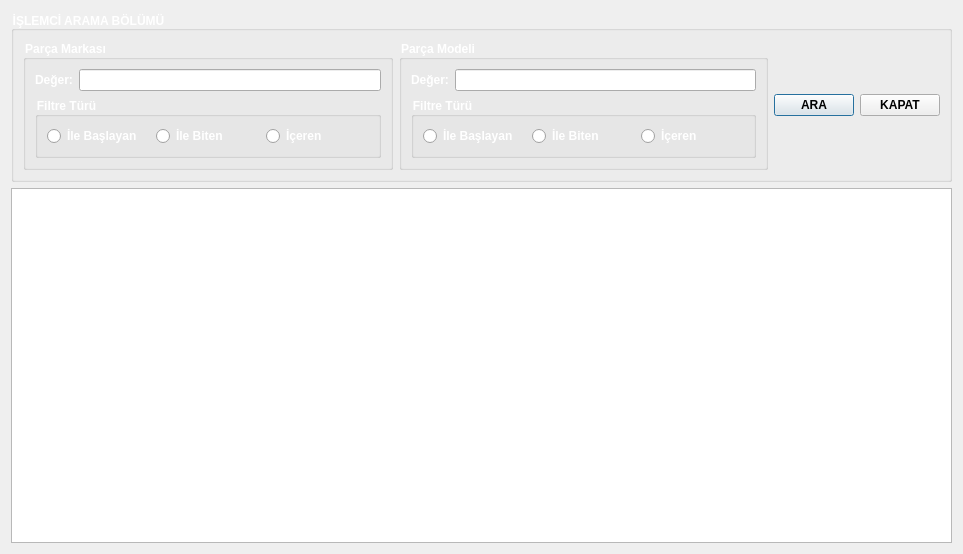
<?xml version="1.0" encoding="UTF-8"?>
<ui version="4.0">
 <class>TMOIslemciListeFormu</class>
 <widget class="QDialog" name="TMOIslemciListeFormu">
  <property name="geometry">
   <rect>
    <x>0</x>
    <y>0</y>
    <width>963</width>
    <height>554</height>
   </rect>
  </property>
  <property name="windowTitle">
   <string>Dialog</string>
  </property>
  <property name="styleSheet">
   <string notr="true">
TMOIslemciListeFormu{
	background-image: url(:/resimler/islemci.jpg);
	
}

QLabel {
   font:Bold; 
   color: #ffffff;
}
QGroupBox {
    font:Bold;
color: #ffffff;
}
QPushButton{font:Bold;}
QRadioButton{
    font:Bold;
color: #ffffff;
}</string>
  </property>
  <layout class="QGridLayout" name="gridLayout_6">
   <item row="0" column="0">
    <widget class="QGroupBox" name="GPAramaBolumu">
     <property name="title">
      <string>İŞLEMCİ ARAMA BÖLÜMÜ</string>
     </property>
     <layout class="QGridLayout" name="gridLayout_5">
      <item row="0" column="1">
       <widget class="QGroupBox" name="GPParcaModeli">
        <property name="title">
         <string>Parça Modeli</string>
        </property>
        <layout class="QGridLayout" name="gridLayout_4">
         <item row="0" column="0">
          <widget class="QLabel" name="LPModeliDeger">
           <property name="text">
            <string>Değer:</string>
           </property>
          </widget>
         </item>
         <item row="0" column="1">
          <widget class="QLineEdit" name="LEPModeliDeger"/>
         </item>
         <item row="1" column="0" colspan="2">
          <widget class="QGroupBox" name="GPPModeliFiltreTuru">
           <property name="title">
            <string>Filtre Türü</string>
           </property>
           <layout class="QGridLayout" name="gridLayout_3">
            <item row="0" column="0">
             <widget class="QRadioButton" name="RBPModeliFTIleBaslayan">
              <property name="text">
               <string>İle Başlayan</string>
              </property>
             </widget>
            </item>
            <item row="0" column="1">
             <widget class="QRadioButton" name="RBPModeliIFTIleBiten">
              <property name="text">
               <string>İle Biten</string>
              </property>
             </widget>
            </item>
            <item row="0" column="2">
             <widget class="QRadioButton" name="RBPModeliFTIceren">
              <property name="text">
               <string>İçeren</string>
              </property>
             </widget>
            </item>
           </layout>
          </widget>
         </item>
        </layout>
       </widget>
      </item>
      <item row="0" column="0">
       <widget class="QGroupBox" name="GPParcaMarkasi">
        <property name="title">
         <string>Parça Markası</string>
        </property>
        <layout class="QGridLayout" name="gridLayout_2">
         <item row="0" column="0">
          <widget class="QLabel" name="LPMarkasiDeger">
           <property name="text">
            <string>Değer:</string>
           </property>
          </widget>
         </item>
         <item row="0" column="1">
          <widget class="QLineEdit" name="LEPMarkasiDeger"/>
         </item>
         <item row="1" column="0" colspan="2">
          <widget class="QGroupBox" name="GPPMarkasiFiltreTuru">
           <property name="title">
            <string>Filtre Türü</string>
           </property>
           <layout class="QGridLayout" name="gridLayout">
            <item row="0" column="0">
             <widget class="QRadioButton" name="RBPMarkasiFTIleBaslayan">
              <property name="text">
               <string>İle Başlayan</string>
              </property>
             </widget>
            </item>
            <item row="0" column="1">
             <widget class="QRadioButton" name="RBPMarkasiFTIleBiten">
              <property name="text">
               <string>İle Biten</string>
              </property>
             </widget>
            </item>
            <item row="0" column="2">
             <widget class="QRadioButton" name="RBPMarkasiFTIceren">
              <property name="text">
               <string>İçeren</string>
              </property>
             </widget>
            </item>
           </layout>
          </widget>
         </item>
        </layout>
       </widget>
      </item>
      <item row="0" column="2">
       <widget class="QPushButton" name="PBAra">
        <property name="text">
         <string>ARA</string>
        </property>
       </widget>
      </item>
      <item row="0" column="3">
       <widget class="QPushButton" name="PBKapat">
        <property name="text">
         <string>KAPAT</string>
        </property>
       </widget>
      </item>
     </layout>
    </widget>
   </item>
   <item row="1" column="0">
    <widget class="QTableWidget" name="TWTablo"/>
   </item>
  </layout>
 </widget>
 <resources/>
 <connections>
  <connection>
   <sender>PBAra</sender>
   <signal>clicked()</signal>
   <receiver>TMOIslemciListeFormu</receiver>
   <slot>aramaYap()</slot>
   <hints>
    <hint type="sourcelabel">
     <x>819</x>
     <y>87</y>
    </hint>
    <hint type="destinationlabel">
     <x>958</x>
     <y>149</y>
    </hint>
   </hints>
  </connection>
  <connection>
   <sender>PBKapat</sender>
   <signal>clicked()</signal>
   <receiver>TMOIslemciListeFormu</receiver>
   <slot>reject()</slot>
   <hints>
    <hint type="sourcelabel">
     <x>902</x>
     <y>83</y>
    </hint>
    <hint type="destinationlabel">
     <x>959</x>
     <y>181</y>
    </hint>
   </hints>
  </connection>
  <connection>
   <sender>RBPModeliFTIceren</sender>
   <signal>clicked()</signal>
   <receiver>TMOIslemciListeFormu</receiver>
   <slot>aramaYap()</slot>
   <hints>
    <hint type="sourcelabel">
     <x>669</x>
     <y>116</y>
    </hint>
    <hint type="destinationlabel">
     <x>960</x>
     <y>212</y>
    </hint>
   </hints>
  </connection>
  <connection>
   <sender>RBPModeliIFTIleBiten</sender>
   <signal>clicked()</signal>
   <receiver>TMOIslemciListeFormu</receiver>
   <slot>aramaYap()</slot>
   <hints>
    <hint type="sourcelabel">
     <x>579</x>
     <y>112</y>
    </hint>
    <hint type="destinationlabel">
     <x>961</x>
     <y>246</y>
    </hint>
   </hints>
  </connection>
  <connection>
   <sender>RBPModeliFTIleBaslayan</sender>
   <signal>clicked()</signal>
   <receiver>TMOIslemciListeFormu</receiver>
   <slot>aramaYap()</slot>
   <hints>
    <hint type="sourcelabel">
     <x>487</x>
     <y>111</y>
    </hint>
    <hint type="destinationlabel">
     <x>960</x>
     <y>291</y>
    </hint>
   </hints>
  </connection>
  <connection>
   <sender>LEPModeliDeger</sender>
   <signal>textChanged(QString)</signal>
   <receiver>TMOIslemciListeFormu</receiver>
   <slot>aramaYap()</slot>
   <hints>
    <hint type="sourcelabel">
     <x>602</x>
     <y>65</y>
    </hint>
    <hint type="destinationlabel">
     <x>963</x>
     <y>331</y>
    </hint>
   </hints>
  </connection>
  <connection>
   <sender>LEPMarkasiDeger</sender>
   <signal>textChanged(QString)</signal>
   <receiver>TMOIslemciListeFormu</receiver>
   <slot>aramaYap()</slot>
   <hints>
    <hint type="sourcelabel">
     <x>179</x>
     <y>59</y>
    </hint>
    <hint type="destinationlabel">
     <x>5</x>
     <y>59</y>
    </hint>
   </hints>
  </connection>
  <connection>
   <sender>RBPMarkasiFTIleBaslayan</sender>
   <signal>clicked()</signal>
   <receiver>TMOIslemciListeFormu</receiver>
   <slot>aramaYap()</slot>
   <hints>
    <hint type="sourcelabel">
     <x>90</x>
     <y>111</y>
    </hint>
    <hint type="destinationlabel">
     <x>4</x>
     <y>122</y>
    </hint>
   </hints>
  </connection>
  <connection>
   <sender>RBPMarkasiFTIleBiten</sender>
   <signal>clicked()</signal>
   <receiver>TMOIslemciListeFormu</receiver>
   <slot>aramaYap()</slot>
   <hints>
    <hint type="sourcelabel">
     <x>196</x>
     <y>113</y>
    </hint>
    <hint type="destinationlabel">
     <x>3</x>
     <y>165</y>
    </hint>
   </hints>
  </connection>
  <connection>
   <sender>RBPMarkasiFTIceren</sender>
   <signal>clicked()</signal>
   <receiver>TMOIslemciListeFormu</receiver>
   <slot>aramaYap()</slot>
   <hints>
    <hint type="sourcelabel">
     <x>303</x>
     <y>112</y>
    </hint>
    <hint type="destinationlabel">
     <x>6</x>
     <y>221</y>
    </hint>
   </hints>
  </connection>
 </connections>
 <slots>
  <slot>aramaYap()</slot>
 </slots>
</ui>
